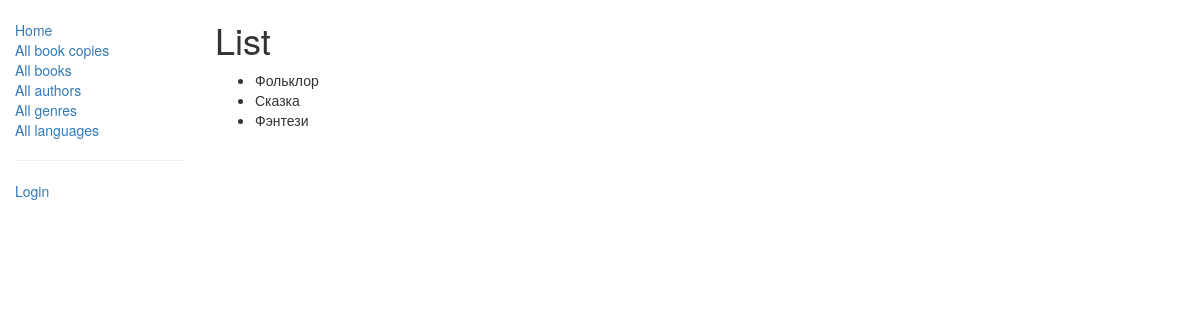
/catalog/genres/, run on an earlier commit of the app's database.
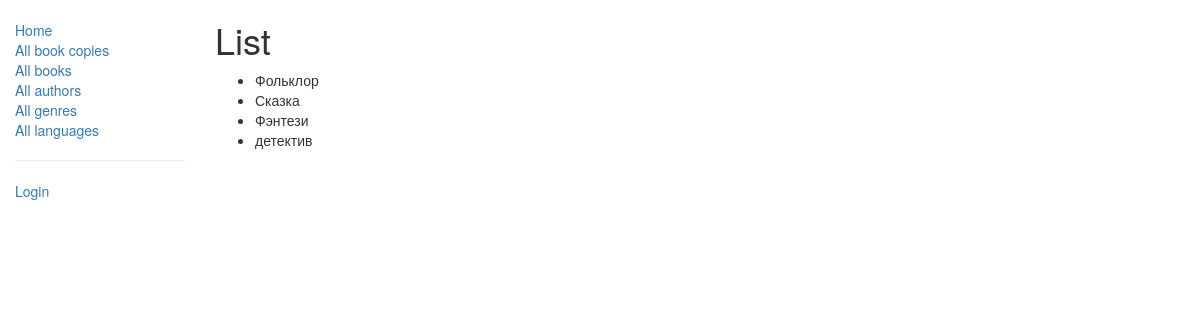
And on a later commit of the database.
### catalog/models.py (models this page shows)
class Genre(models.Model):
    name = models.CharField(max_length=200, help_text="Enter a book genre (e.g. Science Fiction, French Poetry etc.)")
    def __str__(self):
        return self.name

### catalog/views.py (the view)
# urls.py: path('genres/', views.GenreListView.as_view(), name='genres'),
class GenreListView(generic.ListView):
    model = Genre
    paginate_by = 10

### catalog/templates/catalog/genre_list.html
{% extends "base_generic.html" %}
{% block content %}
  <h1>List</h1>
  {% if object_list %}
    <ul>
      {% for item in object_list %}
        <li>{{ item }}</li>
      {% endfor %}
    </ul>
  {% else %}
    <p>There are no items in the library.</p>
  {% endif %}
{% endblock %}

What changed in the data, as far as the page shows it:
added Genre: name "детектив"
